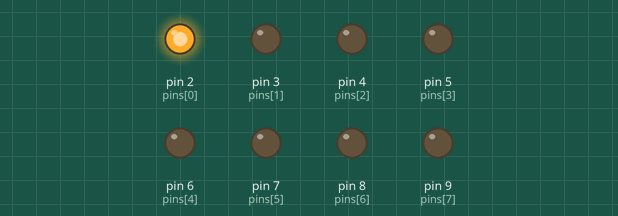
Simulated run of this sketch. Board: Arduino Uno, built with avr-gcc and run on an emulated ATmega328P. Shown: output pins drawn as LEDs (lit = HIGH).

Above: at 0.05 s.
At 4.95 s:
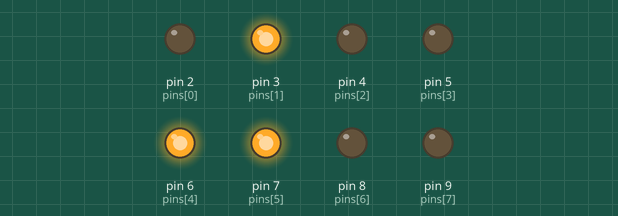
At 9.95 s:
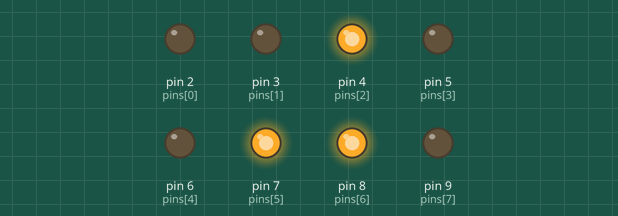
At 19.96 s:
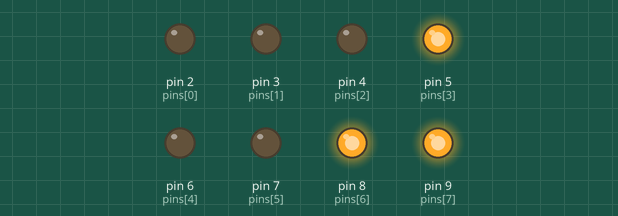
At 29.86 s:
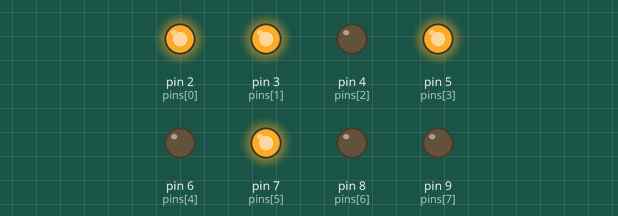
At 39.87 s:
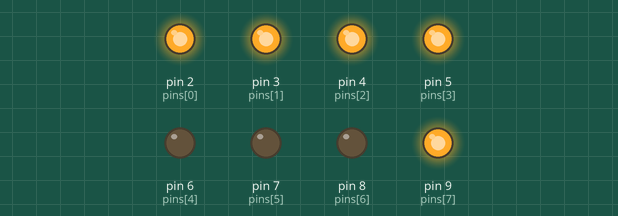
Timing chart, 0 to 40.0 s (numbered marks = the images above):
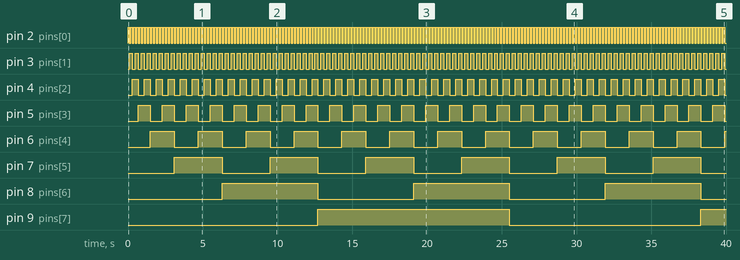

The sketch:

Simple_8-bit_Binary_Counter.ino
```cpp
int pinCount = 8;
int pins[8] = {2, 3, 4, 5, 6, 7, 8, 9};
int values[8];

void setup() {
  // put your setup code here, to run once:
  Serial.begin(9600);

  for(int i = 0; i < pinCount; i ++) {
    pinMode(pins[i], OUTPUT);
  }
}

void loop() {
  // put your main code here, to run repeatedly:

  // loop over each value & increment it
  int carry = 1;
  for(int i = 0; i < pinCount; i ++) {

    if (carry == 1) {

      if (values[i] == 0) {

        values[i] = 1;
        carry = 0;

      } else {

        values[i] = 0;
        carry = 1;

      }
    }
  }

  for(int i = 0; i < pinCount; i ++) {

    if (values[i] == 0) {
      digitalWrite(pins[i], LOW);
    } else {
      digitalWrite(pins[i], HIGH);
    }
  }

  delay(100);
}
```

Measured:
- by itself, pin 2 (pins[0]): alternates HIGH for 0.10 s and LOW for 0.10 s
- by itself, pin 3 (pins[1]): alternates HIGH for 0.20 s and LOW for 0.20 s
- by itself, pin 4 (pins[2]): alternates HIGH for 0.40 s and LOW for 0.40 s
- by itself, pin 5 (pins[3]): alternates HIGH for 0.80 s and LOW for 0.80 s
- by itself, pin 6 (pins[4]): alternates HIGH for 1.6 s and LOW for 1.6 s
- by itself, pin 7 (pins[5]): alternates HIGH for 3.2 s and LOW for 3.2 s
- by itself, pin 8 (pins[6]): alternates HIGH for 6.4 s and LOW for 6.4 s
- by itself, pin 9 (pins[7]): LOW → HIGH at 12.7 s, → LOW 12.8 s later, → HIGH 12.8 s later
